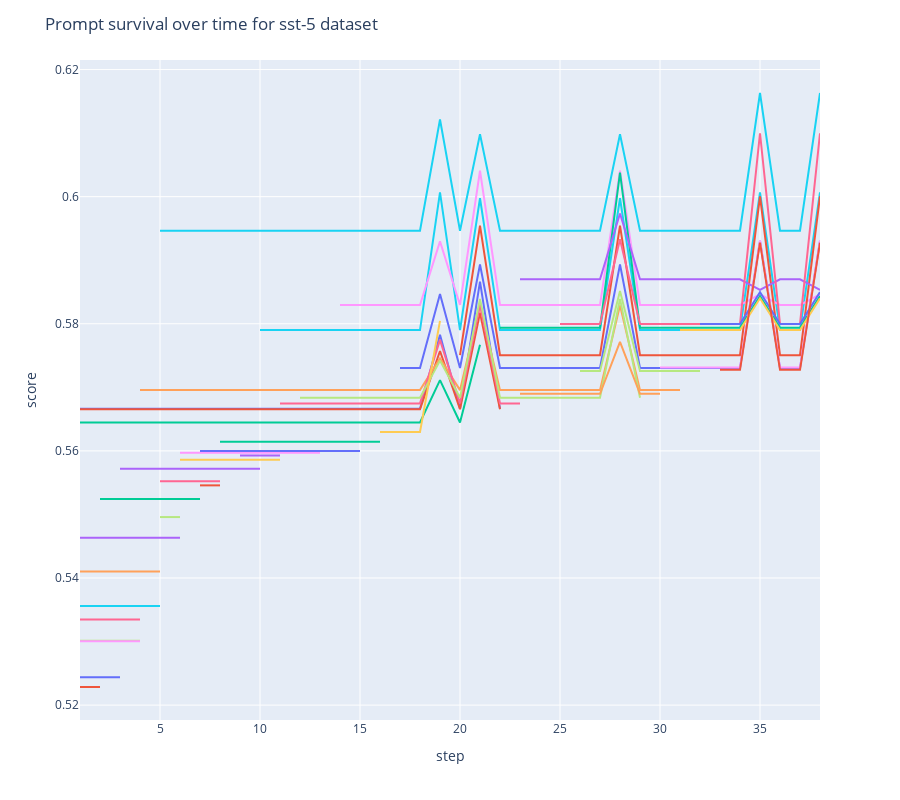

Notebook code cell kept with this figure:
### Code cell
# do the same with plotly
fig = px.line(
    df_with_blocks,
    x="step",
    y="score",
    color="prompt",
    custom_data=[df_with_blocks["prompt_short"], df_with_blocks["evaluated_blocks"]],
)
fig.update_xaxes(title="step")
fig.update_layout(title=f"Prompt survival over time for {dataset} dataset")

# # do not show the legend
fig.update_layout(showlegend=False, height=800)

# # show prompt_short instead of prompt in the hover
fig.update_traces(
    hovertemplate="prompt: %{customdata[0]}<br>score: %{y}<br>test score:%{customdata[2]}<br>evaluated blocks:%{customdata[1]}",
    name="",
)
fig.show()
